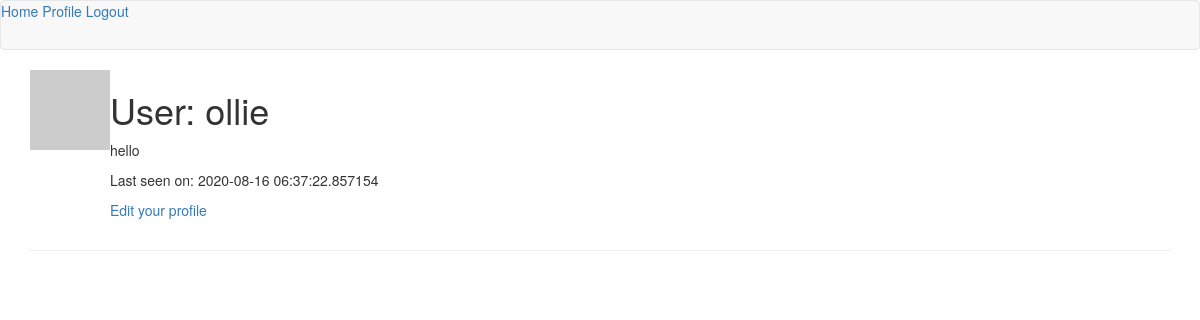
The app's page /user/ollie (signed in) with its own data.
### app/models.py (models this page shows, shortened)
class User(UserMixin, db.Model):
    id = db.Column(db.Integer, primary_key=True)
    username = db.Column(db.String(64), index=True, unique=True)
    email = db.Column(db.String(120), index=True, unique=True)
    password_hash = db.Column(db.String(128))
    about_me = db.Column(db.String(140))
    last_seen = db.Column(db.DateTime, default=datetime.utcnow)
    def avatar(self, size):
        digest = md5(self.email.lower().encode('utf-8')).hexdigest()
        return 'https://www.gravatar.com/avatar/{}?d=identicon&s={}'.format(digest, size)

### app/routes.py (the view)
@app.route('/user/<username>')
@login_required
def user(username):
    user = User.query.filter_by(username=username).first_or_404()
    characters = Character.query.filter_by(user_id=user.id)
    return render_template('user.html', user=user, characters=characters)

### app/models.py (called while the page is built)
@login.user_loader
def load_user(id):
    return User.query.get(int(id))

### app/routes.py (called while the page is built)
@app.before_request
def before_request():
    if current_user.is_authenticated:
        current_user.last_seen = datetime.utcnow()
        db.session.commit()

### app/templates/user.html
{% extends "base.html" %}
{% block app_content %}
    <table>
        <tr valign="top">
            <td><img src="{{user.avatar(128)}}"></td>
            <td>
                <h1>User: {{ user.username }}</h1>
                {% if user.about_me %}<p>{{ user.about_me }}</p>{% endif %}
                {% if user.last_seen %}<p>Last seen on: {{ user.last_seen }}</p>{% endif %}
                {% if user == current_user %}
                <p><a href="{{ url_for('edit_profile') }}">Edit your profile</a></p>
                {% endif %}
            </td>
        </tr>
    </table>
    <hr>
{% endblock %}

### records on screen
User: username "ollie", about_me "hello", last_seen "2020-08-16 06:37:22.857154"
